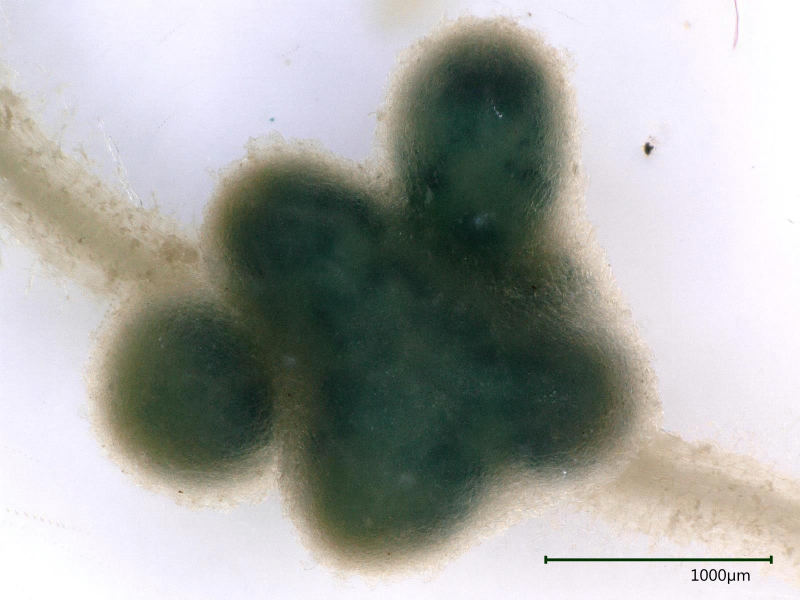
#> input picture Documents/cambridge/rotation_2/source_images/cool random keyence images/1077-1-2/2026_03_10_1077-1-2000001_cluster.jpg, 1600 x 1200 px (shown at 1/2 size)
$ python make_ems_phenotypes_figure.py
#> lines starting #> are read from the running program, lines starting #| are printed output that depends on the picture
#!/usr/bin/env python3
"""
make_ems_phenotypes_figure.py

3×2 collage of representative atypical nodule morphologies from the M3 EMS
controlled-conditions experiment. Each panel shows a GUS-stained nodule image
with the line number below.

Output: figures/ems_phenotype_collage.png
"""

from pathlib import Path
from PIL import Image, ImageDraw, ImageFont

REPO    = Path(__file__).resolve().parent.parent
SRC     = REPO / "source_images" / "cool random keyence images"
FIG_DIR = REPO / "figures"

CELL_H     = 700    # image height within each cell (px)
LABEL_H    = 80     # height of text strip below each image
GAP        = 18     # gap between cells
MARGIN     = 30
LABEL_SIZE = 28
PANEL_SIZE = 52
BG         = (255, 255, 255)

PANELS = [
    # (path, panel_letter, line_id)
    (
        SRC / "1077-1-2" / "2026_03_10_1077-1-2000001_cluster.jpg",
        "A", "1077-1 (2)",
    ),
    (
        SRC / "1132-2-1_all multilobed and wonky with odd splitting:branching phenotype"
            / "2026_03_10_1132-2-1000001_multilobed.jpg",
        "B", "1132-2 (1)",
    ),
    (
        SRC / "1132-2-1_all multilobed and wonky with odd splitting:branching phenotype"
            / "2026_03_10_1132-2-1000011_multilobed.jpg",
        "C", "1132-2 (1)",
    ),
    (
        SRC / "2026_03_10_1237-1-1000006_fanshaped.jpg",
        "D", "1237-1 (1)",
    ),
    (
        SRC / "2026_03_10_1310-1-2000001_hypernod_elongated.jpg",
        "E", "1310-1 (2)",
    ),
    (
        SRC / "2026_03_10_1310-1-3000009_clubshaped.jpg",
        "F", "1310-1 (3)",
    ),
]


def get_font(size):
    for path in ["/System/Library/Fonts/Helvetica.ttc", "/Library/Fonts/Arial.ttf"]:
        try:
            return ImageFont.truetype(path, size=size)
        except OSError:
            continue
    return ImageFont.load_default()


def make_cell(img_path, letter, line_id):
    """Return a PIL image of one collage cell: photo + line number strip below."""
    img = Image.open(img_path).convert("RGB")
    w, h = img.size
    new_w = int(w * CELL_H / h)
    img   = img.resize((new_w, CELL_H), Image.LANCZOS)

    cell = Image.new("RGB", (new_w, CELL_H + LABEL_H), BG)
    cell.paste(img, (0, 0))

    draw       = ImageDraw.Draw(cell)
    font_panel = get_font(PANEL_SIZE)
    font_label = get_font(LABEL_SIZE)

    # Panel letter — plain black text, top-left
    draw.text((14, 10), letter, fill=(0, 0, 0), font=font_panel)

    # Divider line between image and label strip
    draw.line([(0, CELL_H), (new_w, CELL_H)], fill=(200, 200, 200), width=1)

    # Label strip: line number centred
    bbox = draw.textbbox((0, 0), line_id, font=font_label)
    tw, th = bbox[2] - bbox[0], bbox[3] - bbox[1]
    tx = (new_w - tw) // 2
    ty = CELL_H + (LABEL_H - th) // 2
    draw.text((tx, ty), line_id, fill=(40, 40, 40), font=font_label)

    return cell


def hstack(cells, gap=GAP):
    total_w = sum(c.width for c in cells) + gap * (len(cells) - 1)
    max_h   = max(c.height for c in cells)
    canvas  = Image.new("RGB", (total_w, max_h), BG)
    x = 0
    for c in cells:
        canvas.paste(c, (x, (max_h - c.height) // 2))
        x += c.width + gap
    return canvas


def vstack(rows, gap=GAP):
    max_w   = max(r.width for r in rows)
    total_h = sum(r.height for r in rows) + gap * (len(rows) - 1)
    canvas  = Image.new("RGB", (max_w, total_h), BG)
    y = 0
    for r in rows:
        canvas.paste(r, ((max_w - r.width) // 2, y))
        y += r.height + gap
    return canvas


def main():
    cells = []
    for path, letter, line_id in PANELS:
        print(f"  {letter}: {path.name}")
        cells.append(make_cell(path, letter, line_id))
#> in make_cell, img is the input picture: PIL image 1600x1200 RGB; mean R, G, B 166.8, 168.4, 165.1
#> in make_cell, `img   = img.resize((new_w, CELL_H), Image.LANCZOS)`:
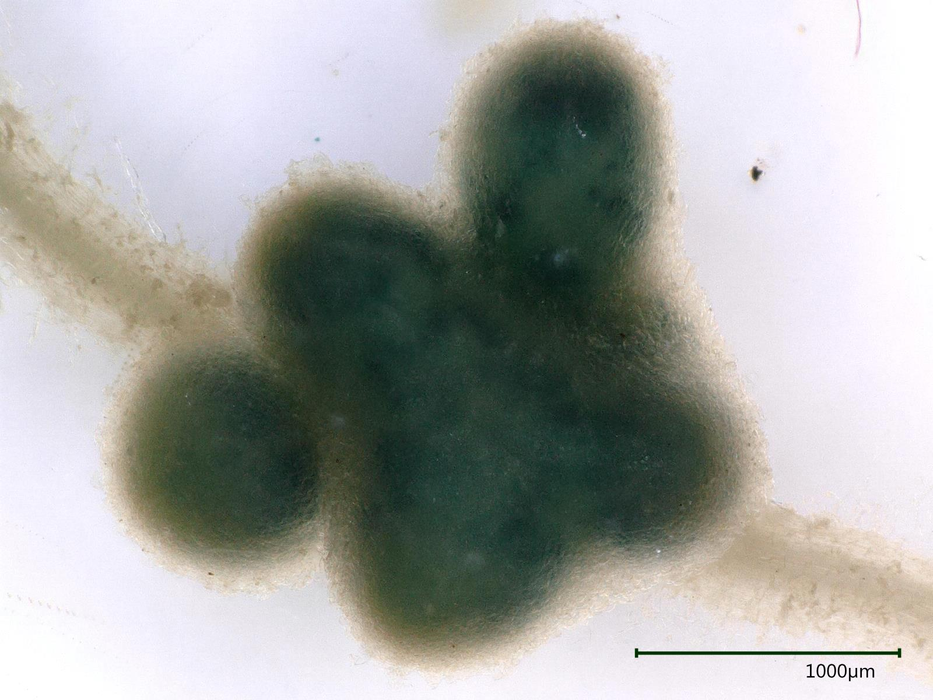
#> img: PIL image 933x700 RGB; mean R, G, B 166.8, 168.4, 165.1
#> in make_cell, `cell = Image.new("RGB", (new_w, CELL_H + LABEL_H), BG)`: cell: PIL image 933x780 RGB; every value is 255
#> in make_cell, `cell.paste(img, (0, 0))`:
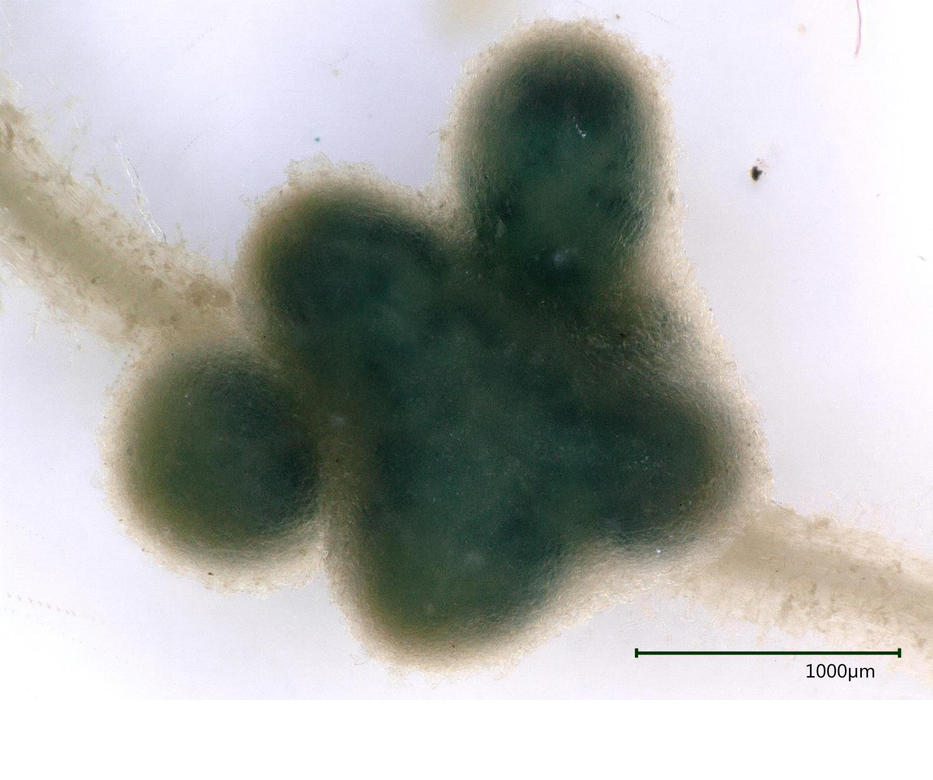
#> cell: PIL image 933x780 RGB; mean R, G, B 175.8, 177.2, 174.3
#> in make_cell, `bbox = draw.textbbox((0, 0), line_id, font=font_label)`: bbox = (0, 5, 148, 30)
#> in make_cell, `tw, th = bbox[2] - bbox[0], bbox[3] - bbox[1]`: tw = 148; th = 25
#> in make_cell, `tx = (new_w - tw) // 2`: tx = 392
#> in make_cell, `ty = CELL_H + (LABEL_H - th) // 2`: ty = 727
#> pass 2 of the loop in main, `for path, letter, line_id in PANELS:`:
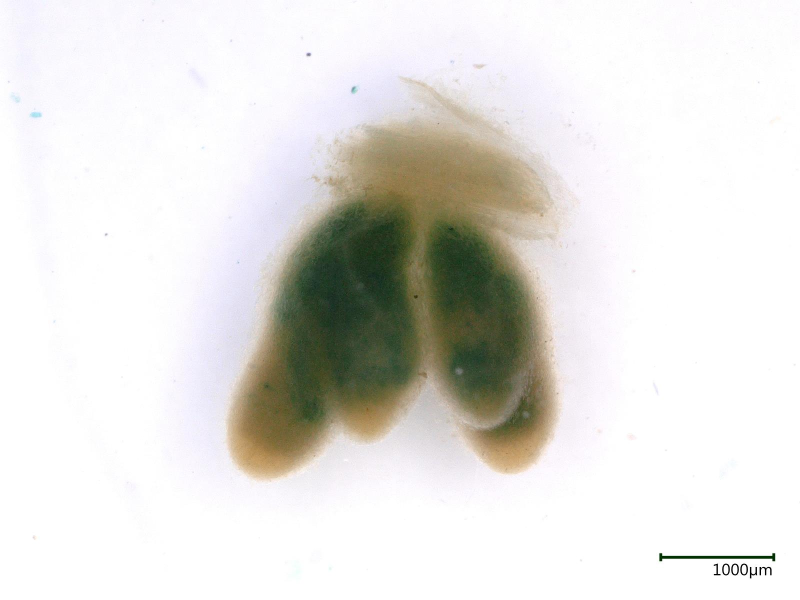
#> input picture Documents/cambridge/rotation_2/source_images/cool random keyence images/1132-2-1_all multilobed and wonky with odd splitting:branching phenotype/2026_03_10_1132-2-1000001_multilobed.jpg, 1600 x 1200 px (shown at 1/2 size)
#> in make_cell, img is the input picture: PIL image 1600x1200 RGB; mean R, G, B 226.4, 225.1, 221.3
#> in make_cell (call 2), `img   = img.resize((new_w, CELL_H), Image.LANCZOS)`:
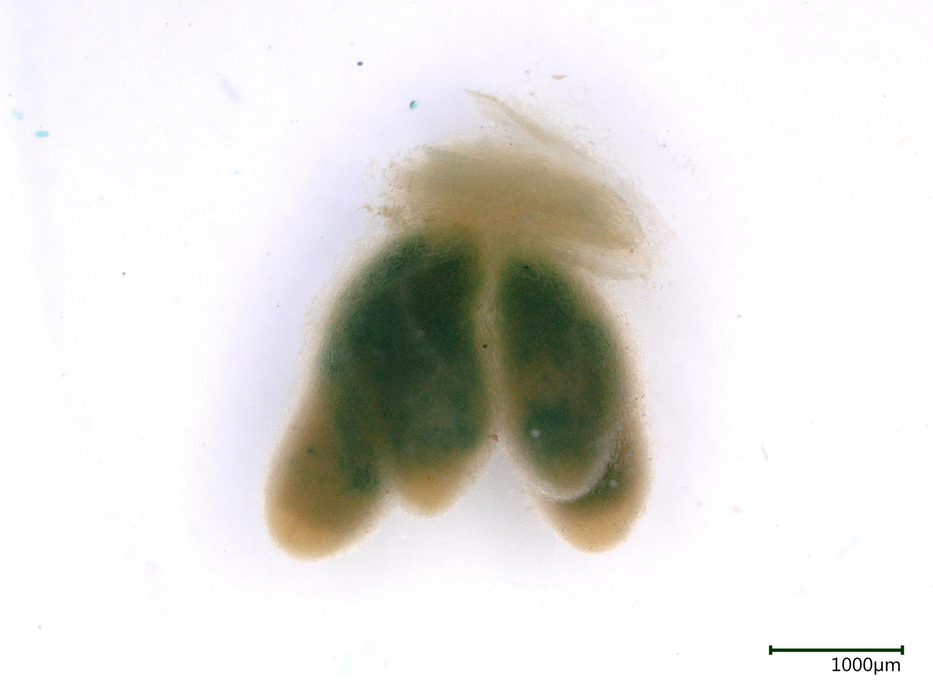
#> img: PIL image 933x700 RGB; mean R, G, B 226.4, 225.1, 221.3
#> in make_cell (call 2), `cell.paste(img, (0, 0))`:
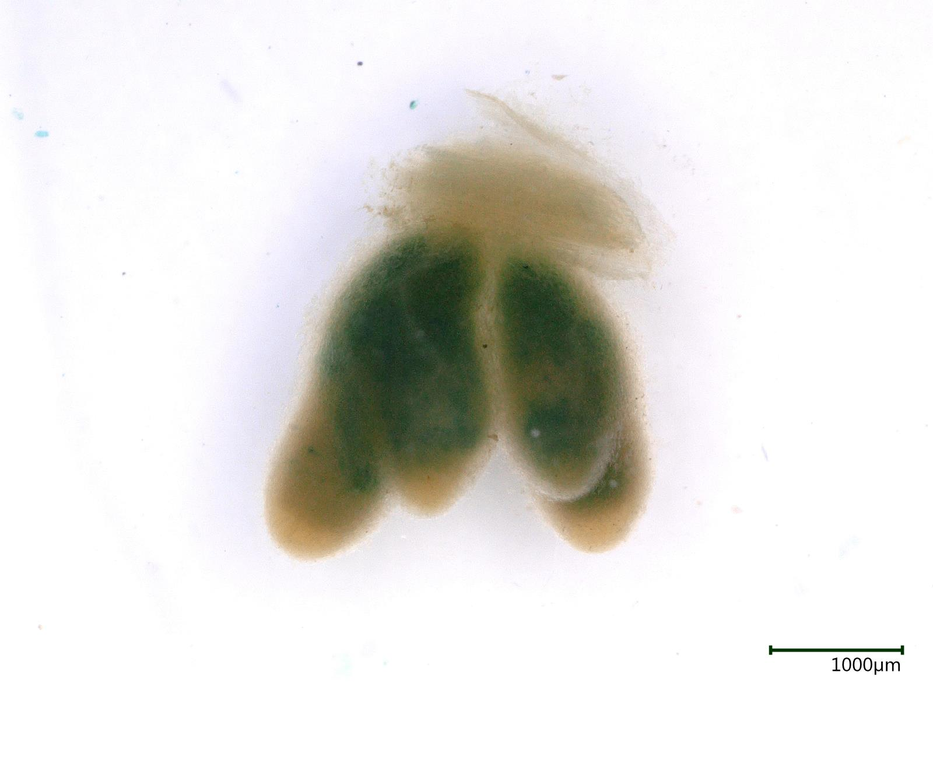
#> cell: PIL image 933x780 RGB; mean R, G, B 229.4, 228.1, 224.8
#> pass 3 of the loop in main, `for path, letter, line_id in PANELS:`:
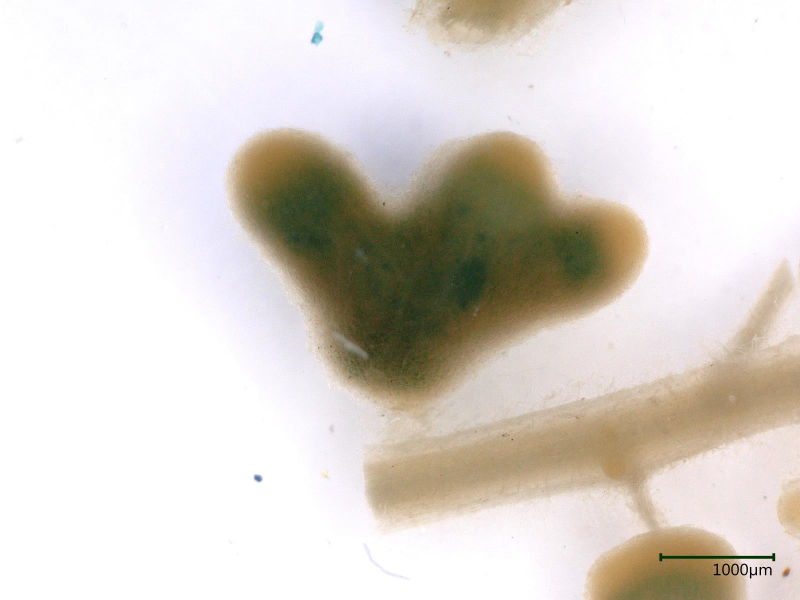
#> input picture Documents/cambridge/rotation_2/source_images/cool random keyence images/1132-2-1_all multilobed and wonky with odd splitting:branching phenotype/2026_03_10_1132-2-1000011_multilobed.jpg, 1600 x 1200 px (shown at 1/2 size)
#> in make_cell, img is the input picture: PIL image 1600x1200 RGB; mean R, G, B 219.1, 212.9, 205.6
#> in make_cell (call 3), `img   = img.resize((new_w, CELL_H), Image.LANCZOS)`:
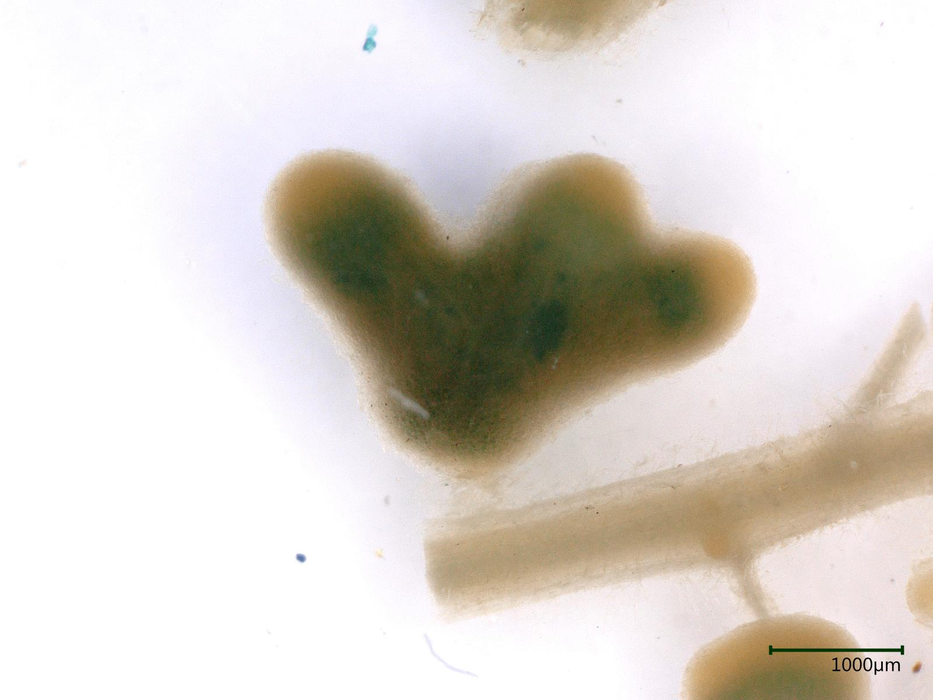
#> img: PIL image 933x700 RGB; mean R, G, B 219.1, 212.9, 205.6
#> in make_cell (call 3), `cell.paste(img, (0, 0))`:
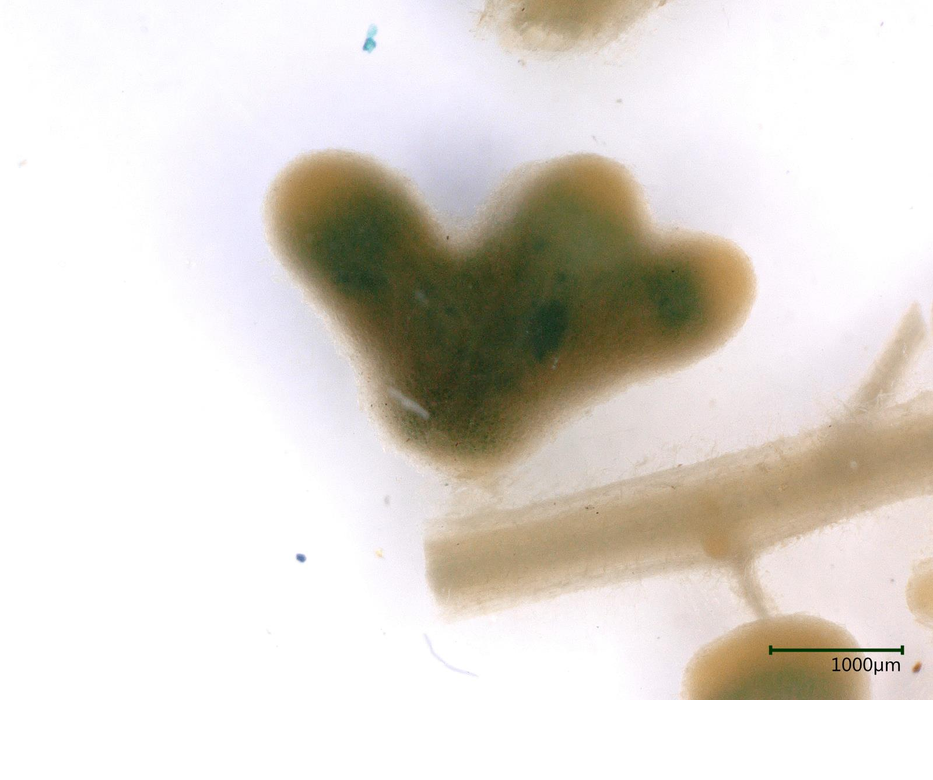
#> cell: PIL image 933x780 RGB; mean R, G, B 222.8, 217.2, 210.6
#> the loop made 6 passes; the first 3 are shown

    row1 = hstack(cells[:3])
#> in hstack, `canvas  = Image.new("RGB", (total_w, max_h), BG)`: canvas: PIL image 2835x780 RGB; every value is 255
#> after the loop in hstack, `for c in cells:`:
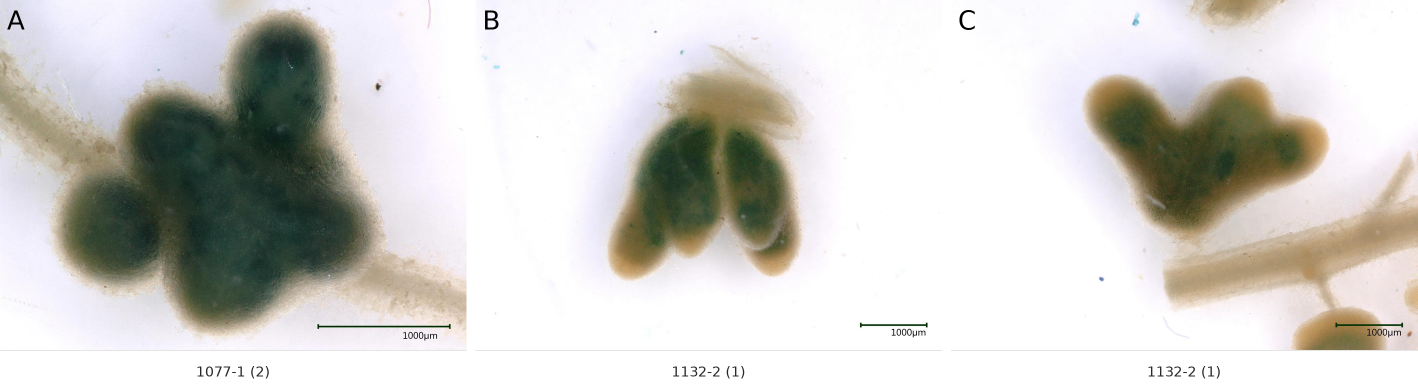
#> canvas: PIL image 2835x780 RGB (shown at 1/2 size); mean R, G, B 209.5, 207.7, 203.5
    row2 = hstack(cells[3:])
#> call 2 of hstack, with gap = 18
#> after the loop in hstack (call 2), `for c in cells:`:
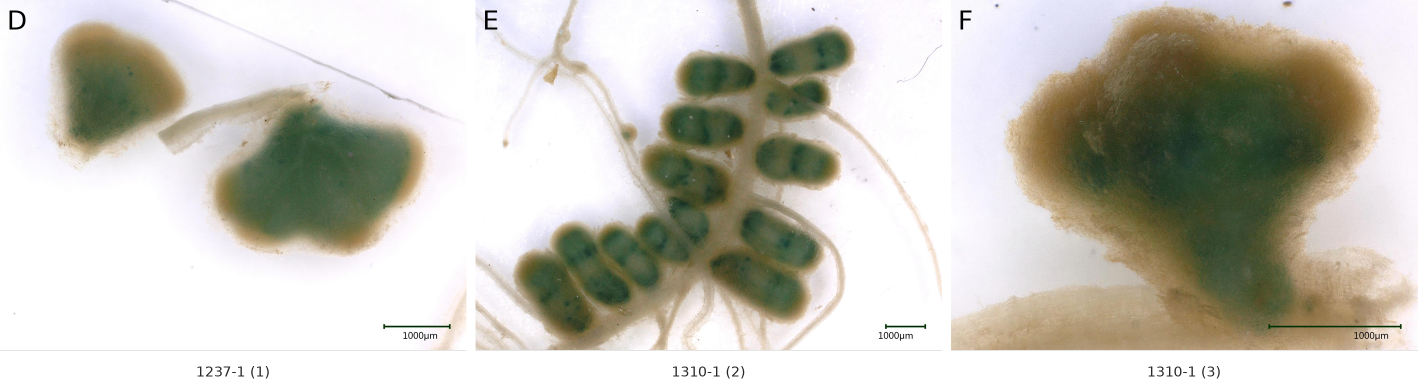
#> canvas: PIL image 2835x780 RGB (shown at 1/2 size); mean R, G, B 198, 195.2, 185.3
    fig  = vstack([row1, row2], gap=GAP * 2)
#> in vstack, `canvas  = Image.new("RGB", (max_w, total_h), BG)`: canvas: PIL image 2835x1596 RGB; every value is 255
#> after the loop in vstack, `for r in rows:`:
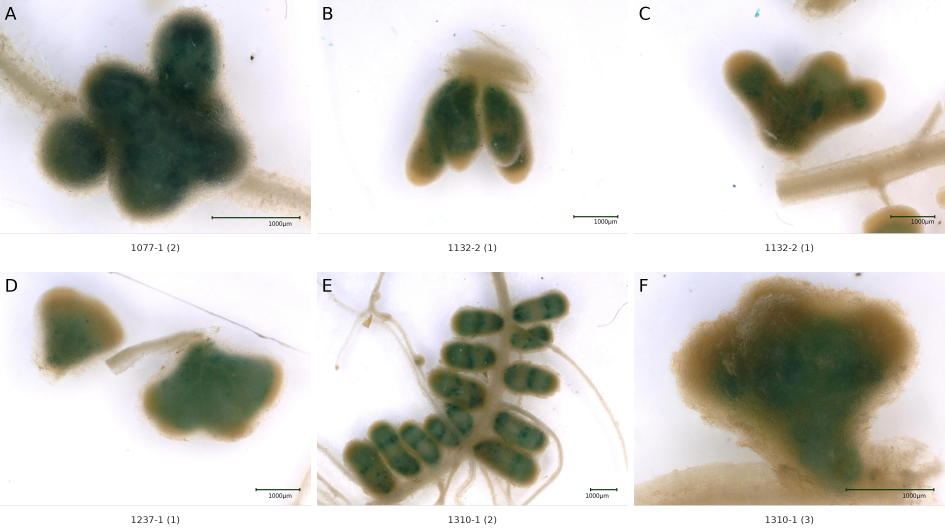
#> canvas: PIL image 2835x1596 RGB (shown at 1/3 size); mean R, G, B 204.9, 202.7, 195.8
#> after the loop in vstack, `for r in rows:`: y = 1632

    # Outer margin
    final = Image.new("RGB", (fig.width + 2 * MARGIN, fig.height + 2 * MARGIN), BG)
#> final: PIL image 2895x1656 RGB; every value is 255
    final.paste(fig, (MARGIN, MARGIN))
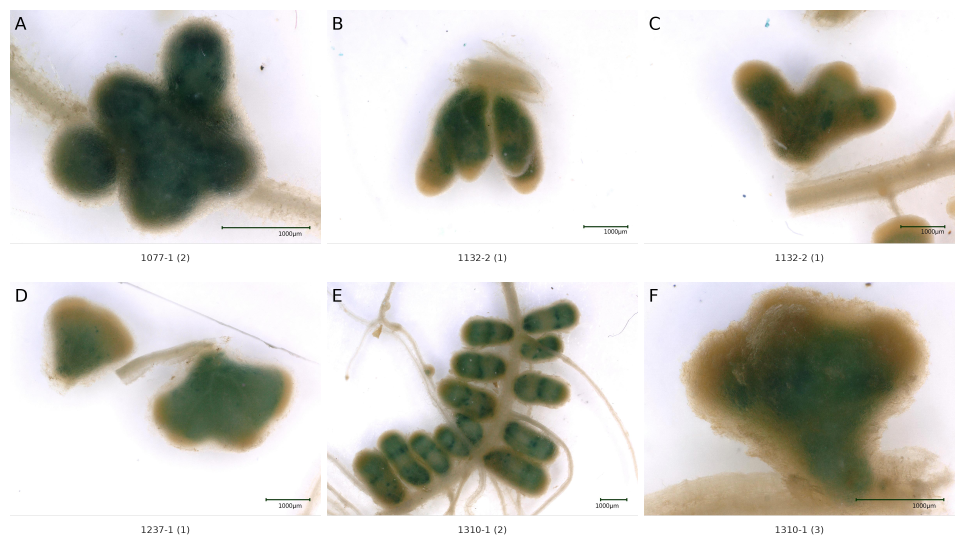
#> final: PIL image 2895x1656 RGB (shown at 1/3 size); mean R, G, B 207.7, 205.6, 199.1

    out = FIG_DIR / "ems_phenotype_collage.png"
    final.save(out, dpi=(300, 300))
    print(f"\nSaved: {out}  ({final.width} × {final.height} px)")
#| Saved: Documents/cambridge/rotation_2/figures/ems_phenotype_collage.png  (2895 × 1656 px)


if __name__ == "__main__":
    main()
